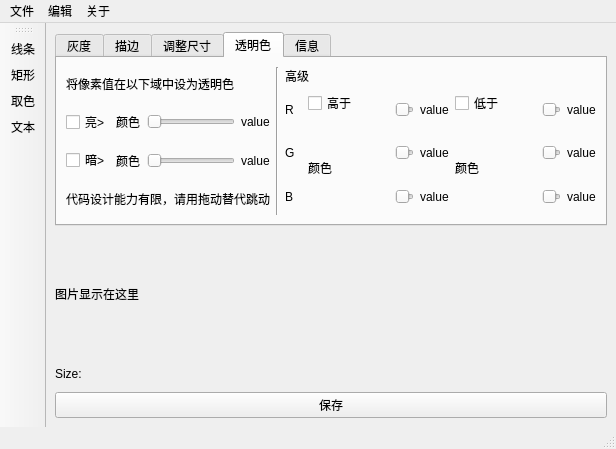
<?xml version="1.0" encoding="UTF-8"?>
<ui version="4.0">
 <class>MainWindow</class>
 <widget class="QMainWindow" name="MainWindow">
  <property name="geometry">
   <rect>
    <x>0</x>
    <y>0</y>
    <width>616</width>
    <height>449</height>
   </rect>
  </property>
  <property name="windowTitle">
   <string>MainWindow</string>
  </property>
  <widget class="QWidget" name="centralwidget">
   <layout class="QVBoxLayout" name="verticalLayout_12">
    <item>
     <layout class="QVBoxLayout" name="verticalLayout_9" stretch="0,5,1,1">
      <item>
       <widget class="QTabWidget" name="tabWidgetFunction">
        <property name="sizePolicy">
         <sizepolicy hsizetype="Expanding" vsizetype="Minimum">
          <horstretch>0</horstretch>
          <verstretch>0</verstretch>
         </sizepolicy>
        </property>
        <property name="currentIndex">
         <number>3</number>
        </property>
        <widget class="QWidget" name="tabGrayscale">
         <attribute name="title">
          <string>灰度</string>
         </attribute>
         <layout class="QVBoxLayout" name="verticalLayout_10">
          <item>
           <layout class="QVBoxLayout" name="verticalLayout_6">
            <item>
             <widget class="QCheckBox" name="cboxCvtToGrayScale">
              <property name="text">
               <string>转化为灰度图</string>
              </property>
             </widget>
            </item>
           </layout>
          </item>
         </layout>
        </widget>
        <widget class="QWidget" name="tab_2">
         <attribute name="title">
          <string>描边</string>
         </attribute>
         <layout class="QVBoxLayout" name="verticalLayout_17">
          <item>
           <layout class="QHBoxLayout" name="horizontalLayout_8" stretch="9,1,2">
            <item>
             <layout class="QVBoxLayout" name="verticalLayout_16">
              <item>
               <widget class="QCheckBox" name="cBoxCvtMargin">
                <property name="text">
                 <string>勾画边缘</string>
                </property>
               </widget>
              </item>
              <item>
               <widget class="QGroupBox" name="groupBox_2">
                <property name="title">
                 <string>选项</string>
                </property>
                <layout class="QVBoxLayout" name="verticalLayout_11">
                 <item>
                  <widget class="QRadioButton" name="radioButton_3">
                   <property name="text">
                    <string>不转化为灰度勾画（强烈不推荐，24位图）</string>
                   </property>
                  </widget>
                 </item>
                 <item>
                  <widget class="QRadioButton" name="radioButton_4">
                   <property name="text">
                    <string>转化为灰度图后勾画（动态调整滑动条可用，8位图）</string>
                   </property>
                  </widget>
                 </item>
                </layout>
               </widget>
              </item>
             </layout>
            </item>
            <item>
             <widget class="Line" name="line_2">
              <property name="orientation">
               <enum>Qt::Vertical</enum>
              </property>
             </widget>
            </item>
            <item>
             <widget class="QGroupBox" name="groupBox">
              <property name="title">
               <string>底色</string>
              </property>
              <layout class="QVBoxLayout" name="verticalLayout_7">
               <item>
                <widget class="QRadioButton" name="radioButtonPositive">
                 <property name="text">
                  <string>正向</string>
                 </property>
                 <attribute name="buttonGroup">
                  <string notr="true">bGroupMarginBackground</string>
                 </attribute>
                </widget>
               </item>
               <item>
                <widget class="QRadioButton" name="radioButtonNagetive">
                 <property name="text">
                  <string>反向</string>
                 </property>
                 <attribute name="buttonGroup">
                  <string notr="true">bGroupMarginBackground</string>
                 </attribute>
                </widget>
               </item>
              </layout>
             </widget>
            </item>
           </layout>
          </item>
          <item>
           <layout class="QHBoxLayout" name="horizontalLayout_9">
            <item>
             <widget class="QSlider" name="sliderMarginAdjustStrength">
              <property name="orientation">
               <enum>Qt::Horizontal</enum>
              </property>
             </widget>
            </item>
            <item>
             <widget class="QLabel" name="labelEdgeStrength">
              <property name="text">
               <string>TextLabel</string>
              </property>
             </widget>
            </item>
           </layout>
          </item>
         </layout>
        </widget>
        <widget class="QWidget" name="tabResize">
         <attribute name="title">
          <string>调整尺寸</string>
         </attribute>
         <layout class="QHBoxLayout" name="horizontalLayout" stretch="1,5,0">
          <item>
           <layout class="QVBoxLayout" name="verticalLayout_8">
            <item>
             <widget class="QLabel" name="label_6">
              <property name="text">
               <string>宽 Width</string>
              </property>
             </widget>
            </item>
            <item>
             <widget class="QLabel" name="label_7">
              <property name="text">
               <string>高 Height</string>
              </property>
             </widget>
            </item>
           </layout>
          </item>
          <item>
           <layout class="QVBoxLayout" name="verticalLayout_13" stretch="0,1,0,1">
            <item>
             <widget class="QSlider" name="sliderW">
              <property name="sizePolicy">
               <sizepolicy hsizetype="Expanding" vsizetype="Fixed">
                <horstretch>0</horstretch>
                <verstretch>0</verstretch>
               </sizepolicy>
              </property>
              <property name="orientation">
               <enum>Qt::Horizontal</enum>
              </property>
             </widget>
            </item>
            <item>
             <widget class="QLabel" name="labelSliderWInfo">
              <property name="sizePolicy">
               <sizepolicy hsizetype="Fixed" vsizetype="Fixed">
                <horstretch>0</horstretch>
                <verstretch>0</verstretch>
               </sizepolicy>
              </property>
              <property name="text">
               <string>w</string>
              </property>
             </widget>
            </item>
            <item>
             <widget class="QSlider" name="sliderH">
              <property name="sizePolicy">
               <sizepolicy hsizetype="Expanding" vsizetype="Fixed">
                <horstretch>0</horstretch>
                <verstretch>0</verstretch>
               </sizepolicy>
              </property>
              <property name="orientation">
               <enum>Qt::Horizontal</enum>
              </property>
             </widget>
            </item>
            <item>
             <widget class="QLabel" name="labelSliderHInfo">
              <property name="sizePolicy">
               <sizepolicy hsizetype="Fixed" vsizetype="Fixed">
                <horstretch>0</horstretch>
                <verstretch>0</verstretch>
               </sizepolicy>
              </property>
              <property name="text">
               <string>h</string>
              </property>
             </widget>
            </item>
           </layout>
          </item>
          <item>
           <widget class="QGroupBox" name="groupFixedRatio">
            <property name="title">
             <string>选项</string>
            </property>
            <layout class="QHBoxLayout" name="horizontalLayout_7" stretch="0,2,3">
             <item>
              <widget class="QCheckBox" name="cboxFixedRatio">
               <property name="text">
                <string>固定缩放比</string>
               </property>
              </widget>
             </item>
             <item>
              <layout class="QVBoxLayout" name="verticalLayout_14">
               <item>
                <widget class="QRadioButton" name="rbtnResizePixel">
                 <property name="text">
                  <string>像素</string>
                 </property>
                 <attribute name="buttonGroup">
                  <string notr="true">bGroupRatioOrNot</string>
                 </attribute>
                </widget>
               </item>
               <item>
                <widget class="QRadioButton" name="rbtnResizePresentage">
                 <property name="text">
                  <string>百分比</string>
                 </property>
                 <attribute name="buttonGroup">
                  <string notr="true">bGroupRatioOrNot</string>
                 </attribute>
                </widget>
               </item>
              </layout>
             </item>
             <item>
              <layout class="QVBoxLayout" name="verticalLayout_15">
               <item>
                <widget class="QLabel" name="label">
                 <property name="text">
                  <string>自定义</string>
                 </property>
                </widget>
               </item>
               <item>
                <layout class="QHBoxLayout" name="horizontalLayout_2">
                 <item>
                  <widget class="QSpinBox" name="sBoxResizeW"/>
                 </item>
                 <item>
                  <widget class="QLabel" name="labelResizeWUnit">
                   <property name="text">
                    <string>Pixel</string>
                   </property>
                  </widget>
                 </item>
                </layout>
               </item>
               <item>
                <layout class="QHBoxLayout" name="horizontalLayout_6">
                 <item>
                  <widget class="QSpinBox" name="sBoxResizeH"/>
                 </item>
                 <item>
                  <widget class="QLabel" name="labelResizeHUnit">
                   <property name="text">
                    <string>Pixel</string>
                   </property>
                  </widget>
                 </item>
                </layout>
               </item>
              </layout>
             </item>
            </layout>
           </widget>
          </item>
         </layout>
        </widget>
        <widget class="QWidget" name="tab">
         <attribute name="title">
          <string>透明色</string>
         </attribute>
         <layout class="QHBoxLayout" name="horizontalLayout_16" stretch="10,1,20">
          <item>
           <layout class="QVBoxLayout" name="verticalLayout_19">
            <item>
             <widget class="QLabel" name="label_11">
              <property name="text">
               <string>将像素值在以下域中设为透明色</string>
              </property>
             </widget>
            </item>
            <item>
             <layout class="QHBoxLayout" name="horizontalLayout_5">
              <item>
               <widget class="QCheckBox" name="cBoxLight">
                <property name="text">
                 <string>亮&gt;</string>
                </property>
               </widget>
              </item>
              <item>
               <widget class="QLabel" name="labelLightSample">
                <property name="minimumSize">
                 <size>
                  <width>25</width>
                  <height>25</height>
                 </size>
                </property>
                <property name="text">
                 <string>颜色</string>
                </property>
               </widget>
              </item>
              <item>
               <widget class="QSlider" name="sliderLight">
                <property name="orientation">
                 <enum>Qt::Horizontal</enum>
                </property>
               </widget>
              </item>
              <item>
               <widget class="QLabel" name="labelLightValue">
                <property name="text">
                 <string>value</string>
                </property>
               </widget>
              </item>
             </layout>
            </item>
            <item>
             <layout class="QHBoxLayout" name="horizontalLayout_3">
              <item>
               <widget class="QCheckBox" name="cBoxDark">
                <property name="text">
                 <string>暗&gt;</string>
                </property>
               </widget>
              </item>
              <item>
               <widget class="QLabel" name="labelDarkSample">
                <property name="minimumSize">
                 <size>
                  <width>25</width>
                  <height>25</height>
                 </size>
                </property>
                <property name="text">
                 <string>颜色</string>
                </property>
               </widget>
              </item>
              <item>
               <widget class="QSlider" name="sliderDark">
                <property name="orientation">
                 <enum>Qt::Horizontal</enum>
                </property>
               </widget>
              </item>
              <item>
               <widget class="QLabel" name="labelDarkValue">
                <property name="text">
                 <string>value</string>
                </property>
               </widget>
              </item>
             </layout>
            </item>
            <item>
             <widget class="QLabel" name="label_9">
              <property name="text">
               <string>代码设计能力有限，请用拖动替代跳动</string>
              </property>
             </widget>
            </item>
           </layout>
          </item>
          <item>
           <widget class="Line" name="line">
            <property name="orientation">
             <enum>Qt::Vertical</enum>
            </property>
           </widget>
          </item>
          <item>
           <layout class="QVBoxLayout" name="verticalLayout_18" stretch="1,9">
            <item>
             <widget class="QLabel" name="label_2">
              <property name="text">
               <string>高级</string>
              </property>
             </widget>
            </item>
            <item>
             <layout class="QHBoxLayout" name="horizontalLayout_15" stretch="1,2,5,2,5">
              <item>
               <layout class="QVBoxLayout" name="verticalLayout_2">
                <item>
                 <widget class="QLabel" name="label_3">
                  <property name="text">
                   <string>R</string>
                  </property>
                 </widget>
                </item>
                <item>
                 <widget class="QLabel" name="label_4">
                  <property name="text">
                   <string>G</string>
                  </property>
                 </widget>
                </item>
                <item>
                 <widget class="QLabel" name="label_5">
                  <property name="text">
                   <string>B</string>
                  </property>
                 </widget>
                </item>
               </layout>
              </item>
              <item>
               <layout class="QVBoxLayout" name="verticalLayout" stretch="2,5">
                <item>
                 <widget class="QCheckBox" name="cBoxColorHigh">
                  <property name="text">
                   <string>高于</string>
                  </property>
                 </widget>
                </item>
                <item>
                 <widget class="QLabel" name="labelCHighSample">
                  <property name="minimumSize">
                   <size>
                    <width>50</width>
                    <height>50</height>
                   </size>
                  </property>
                  <property name="text">
                   <string>颜色</string>
                  </property>
                 </widget>
                </item>
               </layout>
              </item>
              <item>
               <layout class="QVBoxLayout" name="verticalLayout_4">
                <item>
                 <layout class="QHBoxLayout" name="horizontalLayout_4">
                  <item>
                   <widget class="QLabel" name="labelRHighSample">
                    <property name="minimumSize">
                     <size>
                      <width>25</width>
                      <height>25</height>
                     </size>
                    </property>
                    <property name="text">
                     <string/>
                    </property>
                   </widget>
                  </item>
                  <item>
                   <widget class="QSlider" name="sliderRHigh">
                    <property name="orientation">
                     <enum>Qt::Horizontal</enum>
                    </property>
                   </widget>
                  </item>
                  <item>
                   <widget class="QLabel" name="labelRHighValue">
                    <property name="text">
                     <string>value</string>
                    </property>
                   </widget>
                  </item>
                 </layout>
                </item>
                <item>
                 <layout class="QHBoxLayout" name="horizontalLayout_10">
                  <item>
                   <widget class="QLabel" name="labelGHighSample">
                    <property name="minimumSize">
                     <size>
                      <width>25</width>
                      <height>25</height>
                     </size>
                    </property>
                    <property name="text">
                     <string/>
                    </property>
                   </widget>
                  </item>
                  <item>
                   <widget class="QSlider" name="sliderGHigh">
                    <property name="orientation">
                     <enum>Qt::Horizontal</enum>
                    </property>
                   </widget>
                  </item>
                  <item>
                   <widget class="QLabel" name="labelGHighValue">
                    <property name="text">
                     <string>value</string>
                    </property>
                   </widget>
                  </item>
                 </layout>
                </item>
                <item>
                 <layout class="QHBoxLayout" name="horizontalLayout_11">
                  <item>
                   <widget class="QLabel" name="labelBHighSample">
                    <property name="minimumSize">
                     <size>
                      <width>25</width>
                      <height>25</height>
                     </size>
                    </property>
                    <property name="text">
                     <string/>
                    </property>
                   </widget>
                  </item>
                  <item>
                   <widget class="QSlider" name="sliderBHigh">
                    <property name="orientation">
                     <enum>Qt::Horizontal</enum>
                    </property>
                   </widget>
                  </item>
                  <item>
                   <widget class="QLabel" name="labelBHighValue">
                    <property name="text">
                     <string>value</string>
                    </property>
                   </widget>
                  </item>
                 </layout>
                </item>
               </layout>
              </item>
              <item>
               <layout class="QVBoxLayout" name="verticalLayout_3" stretch="2,5">
                <item>
                 <widget class="QCheckBox" name="cBoxColorLow">
                  <property name="text">
                   <string>低于</string>
                  </property>
                 </widget>
                </item>
                <item>
                 <widget class="QLabel" name="labelCLowSample">
                  <property name="minimumSize">
                   <size>
                    <width>50</width>
                    <height>50</height>
                   </size>
                  </property>
                  <property name="text">
                   <string>颜色</string>
                  </property>
                 </widget>
                </item>
               </layout>
              </item>
              <item>
               <layout class="QVBoxLayout" name="verticalLayout_5">
                <item>
                 <layout class="QHBoxLayout" name="horizontalLayout_12">
                  <item>
                   <widget class="QLabel" name="labelRLowSample">
                    <property name="minimumSize">
                     <size>
                      <width>25</width>
                      <height>25</height>
                     </size>
                    </property>
                    <property name="text">
                     <string/>
                    </property>
                   </widget>
                  </item>
                  <item>
                   <widget class="QSlider" name="sliderRLow">
                    <property name="orientation">
                     <enum>Qt::Horizontal</enum>
                    </property>
                   </widget>
                  </item>
                  <item>
                   <widget class="QLabel" name="labelRLowValue">
                    <property name="text">
                     <string>value</string>
                    </property>
                   </widget>
                  </item>
                 </layout>
                </item>
                <item>
                 <layout class="QHBoxLayout" name="horizontalLayout_13">
                  <item>
                   <widget class="QLabel" name="labelGLowSample">
                    <property name="minimumSize">
                     <size>
                      <width>25</width>
                      <height>25</height>
                     </size>
                    </property>
                    <property name="text">
                     <string/>
                    </property>
                   </widget>
                  </item>
                  <item>
                   <widget class="QSlider" name="sliderGLow">
                    <property name="orientation">
                     <enum>Qt::Horizontal</enum>
                    </property>
                   </widget>
                  </item>
                  <item>
                   <widget class="QLabel" name="labelGLowValue">
                    <property name="text">
                     <string>value</string>
                    </property>
                   </widget>
                  </item>
                 </layout>
                </item>
                <item>
                 <layout class="QHBoxLayout" name="horizontalLayout_14">
                  <item>
                   <widget class="QLabel" name="labelBLowSample">
                    <property name="minimumSize">
                     <size>
                      <width>25</width>
                      <height>25</height>
                     </size>
                    </property>
                    <property name="text">
                     <string/>
                    </property>
                   </widget>
                  </item>
                  <item>
                   <widget class="QSlider" name="sliderBLow">
                    <property name="orientation">
                     <enum>Qt::Horizontal</enum>
                    </property>
                   </widget>
                  </item>
                  <item>
                   <widget class="QLabel" name="labelBLowValue">
                    <property name="text">
                     <string>value</string>
                    </property>
                   </widget>
                  </item>
                 </layout>
                </item>
               </layout>
              </item>
             </layout>
            </item>
           </layout>
          </item>
         </layout>
        </widget>
        <widget class="QWidget" name="tabImgInfo">
         <attribute name="title">
          <string>信息</string>
         </attribute>
         <widget class="QLabel" name="labelQueueNum">
          <property name="geometry">
           <rect>
            <x>10</x>
            <y>10</y>
            <width>391</width>
            <height>16</height>
           </rect>
          </property>
          <property name="text">
           <string>操作队列</string>
          </property>
         </widget>
        </widget>
       </widget>
      </item>
      <item>
       <widget class="QLabel" name="labelShowImg">
        <property name="sizePolicy">
         <sizepolicy hsizetype="Expanding" vsizetype="Expanding">
          <horstretch>0</horstretch>
          <verstretch>0</verstretch>
         </sizepolicy>
        </property>
        <property name="maximumSize">
         <size>
          <width>1920</width>
          <height>1080</height>
         </size>
        </property>
        <property name="text">
         <string>图片显示在这里</string>
        </property>
       </widget>
      </item>
      <item>
       <widget class="QLabel" name="labelShowImgInfo">
        <property name="text">
         <string>Size:   </string>
        </property>
       </widget>
      </item>
      <item>
       <widget class="QPushButton" name="saveImg">
        <property name="text">
         <string>保存</string>
        </property>
       </widget>
      </item>
     </layout>
    </item>
   </layout>
  </widget>
  <widget class="QMenuBar" name="menubar">
   <property name="geometry">
    <rect>
     <x>0</x>
     <y>0</y>
     <width>616</width>
     <height>22</height>
    </rect>
   </property>
   <widget class="QMenu" name="fileSetting">
    <property name="title">
     <string>文件</string>
    </property>
    <addaction name="fileOpenAction"/>
    <addaction name="saveAsAction"/>
    <addaction name="recentFileAction"/>
    <addaction name="cleanHistoryAction"/>
   </widget>
   <widget class="QMenu" name="menu_2">
    <property name="title">
     <string>编辑</string>
    </property>
    <addaction name="actionBack"/>
    <addaction name="actionViewProcessingQueue"/>
   </widget>
   <widget class="QMenu" name="menu_3">
    <property name="title">
     <string>关于</string>
    </property>
   </widget>
   <addaction name="fileSetting"/>
   <addaction name="menu_2"/>
   <addaction name="menu_3"/>
  </widget>
  <widget class="QStatusBar" name="statusbar"/>
  <widget class="QToolBar" name="toolBar">
   <property name="windowTitle">
    <string>toolBar</string>
   </property>
   <attribute name="toolBarArea">
    <enum>LeftToolBarArea</enum>
   </attribute>
   <attribute name="toolBarBreak">
    <bool>false</bool>
   </attribute>
   <addaction name="convertToGrayScaleAction"/>
   <addaction name="action_4"/>
   <addaction name="action_5"/>
   <addaction name="action_6"/>
  </widget>
  <action name="fileOpenAction">
   <property name="text">
    <string>打开</string>
   </property>
  </action>
  <action name="saveAsAction">
   <property name="text">
    <string>另存为</string>
   </property>
  </action>
  <action name="recentFileAction">
   <property name="text">
    <string>最近打开</string>
   </property>
  </action>
  <action name="actionBack">
   <property name="text">
    <string>回退上一步</string>
   </property>
  </action>
  <action name="convertToGrayScaleAction">
   <property name="text">
    <string>线条</string>
   </property>
  </action>
  <action name="action_3">
   <property name="text">
    <string>刻录时间轴</string>
   </property>
  </action>
  <action name="action_4">
   <property name="text">
    <string>矩形</string>
   </property>
  </action>
  <action name="action_5">
   <property name="text">
    <string>取色</string>
   </property>
  </action>
  <action name="action_6">
   <property name="text">
    <string>文本</string>
   </property>
  </action>
  <action name="cleanHistoryAction">
   <property name="text">
    <string>清除历史打开记录</string>
   </property>
  </action>
  <action name="actionViewProcessingQueue">
   <property name="text">
    <string>查阅操作队列</string>
   </property>
  </action>
 </widget>
 <resources/>
 <connections/>
 <buttongroups>
  <buttongroup name="bGroupRatioOrNot"/>
  <buttongroup name="bGroupMarginBackground"/>
 </buttongroups>
</ui>
